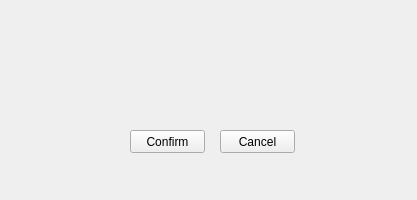
<?xml version="1.0" encoding="UTF-8"?>
<ui version="4.0">
 <class>confirmWindow</class>
 <widget class="QMainWindow" name="confirmWindow">
  <property name="geometry">
   <rect>
    <x>0</x>
    <y>0</y>
    <width>417</width>
    <height>200</height>
   </rect>
  </property>
  <property name="windowTitle">
   <string>MainWindow</string>
  </property>
  <widget class="QWidget" name="centralwidget">
   <widget class="QLabel" name="text">
    <property name="geometry">
     <rect>
      <x>25</x>
      <y>50</y>
      <width>371</width>
      <height>51</height>
     </rect>
    </property>
    <property name="text">
     <string/>
    </property>
   </widget>
   <widget class="QPushButton" name="confirm">
    <property name="geometry">
     <rect>
      <x>130</x>
      <y>130</y>
      <width>75</width>
      <height>23</height>
     </rect>
    </property>
    <property name="text">
     <string>Confirm</string>
    </property>
   </widget>
   <widget class="QPushButton" name="cancel">
    <property name="geometry">
     <rect>
      <x>220</x>
      <y>130</y>
      <width>75</width>
      <height>23</height>
     </rect>
    </property>
    <property name="text">
     <string>Cancel</string>
    </property>
   </widget>
  </widget>
 </widget>
 <resources/>
 <connections/>
</ui>
